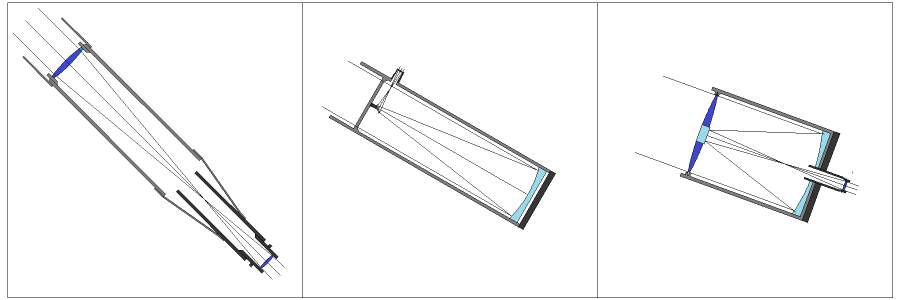
#> input picture teletype.png, 1800 x 600 px (shown at 1/2 size)
$ python Line_Drawing_Anti-Aliasing.py
#> lines starting #> are read from the running program, lines starting #| are printed output that depends on the picture
import numpy as np
import cv2
import os
import matplotlib.pyplot as plt
from scipy.ndimage import convolve

def plt_show(image):
    plt.imshow(image)
    plt.show()

def gaussian_kernel(size: int, sigma: float = 1.0):
    """Generate a Gaussian kernel."""
    kernel_1d = np.linspace(-(size // 2), size // 2, size)
    for i in range(size):
        kernel_1d[i] = np.exp(-(kernel_1d[i]**2) / (2 * sigma**2))
    kernel_1d /= np.sum(kernel_1d)

    kernel_2d = np.outer(kernel_1d, kernel_1d)
    kernel_2d /= np.sum(kernel_2d)

    return kernel_2d

def apply_antialiasing(image: np.ndarray, kernel_size: int = 5, sigma: float = 1.0):
    """Apply anti-aliasing to an image using Gaussian convolution."""
    # Generate the Gaussian kernel
    kernel = gaussian_kernel(kernel_size, sigma)

    # Apply the convolution
    if len(image.shape) == 2:  # Grayscale image
        result = convolve(image, kernel)
    else:  # Color image
        result = np.zeros_like(image)
        for i in range(3):  # Apply to each channel
            result[:, :, i] = convolve(image[:, :, i], kernel)

    return result

def check_and_prompt_overwrite(filename):

    def get_user_input(prompt, valid_responses, invalid_input_limit=3):
        attempts = 0
        while attempts < invalid_input_limit:
            response = input(prompt).lower().strip()
            if response in valid_responses:
                return response
            print("Invalid input. This is in handle user")
            attempts += 1
        print("Exceeded maximum invalid input limit. Operation aborted.")
        return 'ABORT'

    def handle_file_exists(filename):
        while True:
            response = get_user_input(f"{filename} already exists, do you want to overwrite it? (Y/N): ", ['yes', 'y', 'no', 'n'], 5)
            if response in ['yes', 'y']:
                print                       ('\nx---------------------WARNING---------------------x')
                sure_response = get_user_input("Are you really sure you want to OVERWRITE it? (Y/N): ", ['yes', 'y', 'no', 'n'], 3)
                if sure_response in ['yes', 'y']:
                    print("Proceeding with overwrite...")
                    return True, filename
                elif sure_response in ['no', 'n']:
                    print('Operation aborted.')
                    return False, filename
                elif sure_response == 'ABORT':
                    return False, filename
            elif response in ['no', 'n']:
                return handle_rename(filename)
            elif response == 'ABORT':
                return False, filename

    def handle_rename(filename):
        while True:
            rename_response = get_user_input('Would you like to rename it? (Y/N): ', ['yes', 'y', 'no', 'n'],3)
            if rename_response in ['yes', 'y']:
                return get_new_filename()
            elif rename_response in ['no', 'n']:
                print('Operation aborted.')
                return False, filename
            elif rename_response == 'ABORT':
                return False, filename

    def get_new_filename():
        while True:
            new_filename = input('Input the new name of the file: ').strip() + '.gif'
            if new_filename == 'ABORT.gif':
                print('Operation aborted.')
                return False, new_filename
            if not os.path.isfile(new_filename):
                print(f'Proceeding with creation of {new_filename}')
                return True, new_filename
            print(f'{new_filename} already exists. Please put another file name.')

    if os.path.isfile(filename):
        return handle_file_exists(filename)
    return True, filename

# Function to increase contrast and darken the dark areas
def adjust_contrast_and_darkness(image, alpha=1.5, beta=-30, gamma=1.2):
    """
    Adjusts the contrast and darkens dark parts of the image.
    :param image: Input image (numpy array)
    :param alpha: Contrast control (1.0 - 3.0)
    :param beta: Brightness control (-100 to 100)
    :param gamma: Darkens darker areas (use >1 to darken)
    :return: Image with adjusted contrast and darkened dark parts
    """
    # Increase contrast and adjust brightness
    adjusted = cv2.convertScaleAbs(image, alpha=alpha, beta=beta)

    # Apply gamma correction to darken the dark parts
    # Normalize image to [0, 1], apply gamma correction, and rescale back to [0, 255]
    gamma_corrected = np.power(adjusted / 255.0, gamma) * 255.0
    gamma_corrected = np.uint8(gamma_corrected)

    return gamma_corrected

# Function to adjust brightness based on the condition
def adjust_brightness(image, threshold=200):
    """
    Adjusts the brightness of the image. If the brightness of a pixel is higher than
    the threshold, it rounds it up to 255.
    :param image: Input image (numpy array)
    :param threshold: Brightness threshold for rounding to 255
    :return: Image with adjusted brightness
    """
    # Convert the image to grayscale to compute the brightness
    grayscale = cv2.cvtColor(image, cv2.COLOR_BGR2GRAY)

    # Find the pixels with brightness greater than the threshold and set them to 255
    adjusted = np.where(grayscale > threshold, 255, grayscale)

    # Convert back to BGR to keep the output in the same format as the input
    adjusted_bgr = cv2.merge([adjusted, adjusted, adjusted])

    return adjusted_bgr

input_path = 'teletype.png'
output_path = f'{input_path}_anti-aliased.png'

if __name__ == '__main__':
    input_image = cv2.imread(input_path)
#> input_image is the input picture: shape (600, 1800, 3); mean B, G, R 247.7, 247.4, 247.2
    if input_image is None:
        print("Error loading image!")
    else:
        # Checking for name duplication
        overwrite, output_path = check_and_prompt_overwrite(output_path)
#> the loop in handle_file_exists, `while True:` made 1 pass; the answer given on pass 1: y
        output_image = input_image
        if overwrite == True:
            plt_show(output_image)
            # Gaussian blurring pass
            output_image = apply_antialiasing(output_image, kernel_size=3, sigma=2)
            print('Gaussian blurring pass')
            plt_show(output_image)
            # Contrasting pass
            print('Contrasting pass')
            output_image = adjust_contrast_and_darkness(output_image, alpha=1.05, beta=-30, gamma=2)
#> in adjust_contrast_and_darkness, `adjusted = cv2.convertScaleAbs(image, alpha=alpha, beta=beta)`:
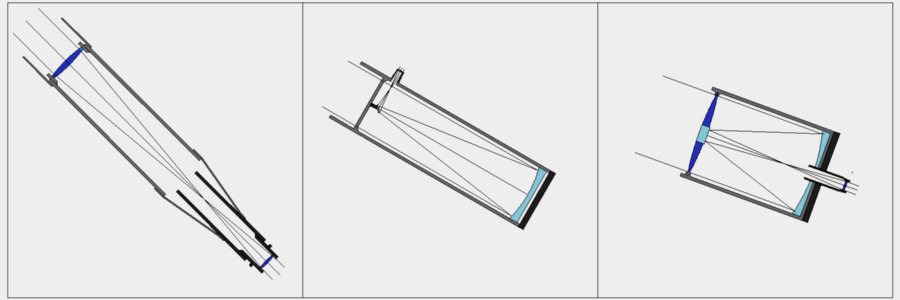
#> adjusted: shape (600, 1800, 3) (shown at 1/2 size); mean B, G, R 230.3, 230, 229.8
#> in adjust_contrast_and_darkness, `gamma_corrected = np.power(adjusted / 255.0, gamma) * 255.0`:
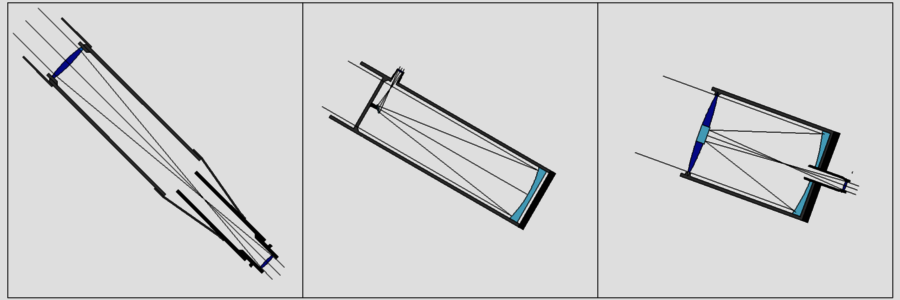
#> gamma_corrected: shape (600, 1800, 3) float64 (shown at 1/2 size); mean B, G, R 211.7, 211.4, 211.1
            plt_show(output_image)
            # Brightening pass
            print('Brightening pass')
            output_image = adjust_brightness(output_image, threshold=200)
#> in adjust_brightness, `adjusted = np.where(grayscale > threshold, 255, grayscale)`:
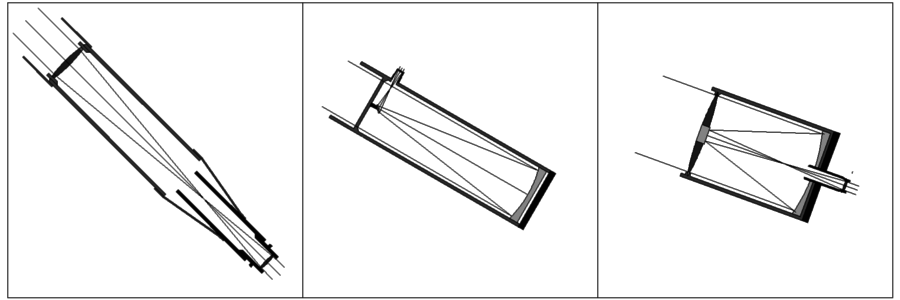
#> adjusted: shape (600, 1800) (shown at 1/2 size); min 0, max 255, mean 241.7
            plt_show(output_image)

            # Display the original and adjusted images
            print('Final Display')
            plt_show(input_image)
            plt_show(output_image)

            # Save the result
            print('Result saved!')
            cv2.imwrite(output_path, output_image)

$ run again, with anti-aliasing god un.png copied over teletype.png
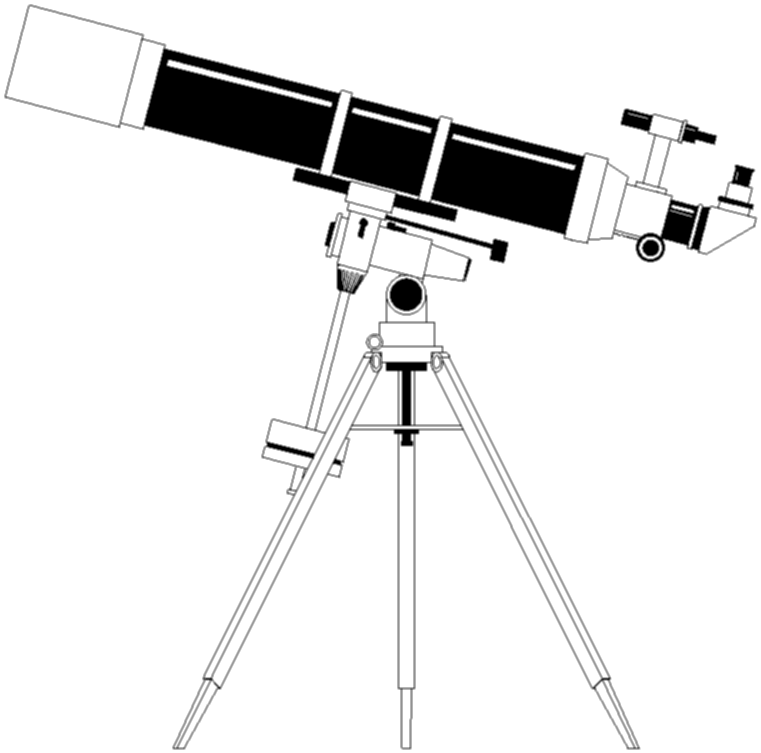
#> input picture anti-aliasing god un.png, 761 x 753 px
#> input_image is the input picture: shape (753, 761, 3); min 0, max 255, mean 234.6
#> the loop in handle_file_exists, `while True:` made 1 pass; the answer given on pass 1: y
#> in adjust_contrast_and_darkness, `gamma_corrected = np.power(adjusted / 255.0, gamma) * 255.0`:
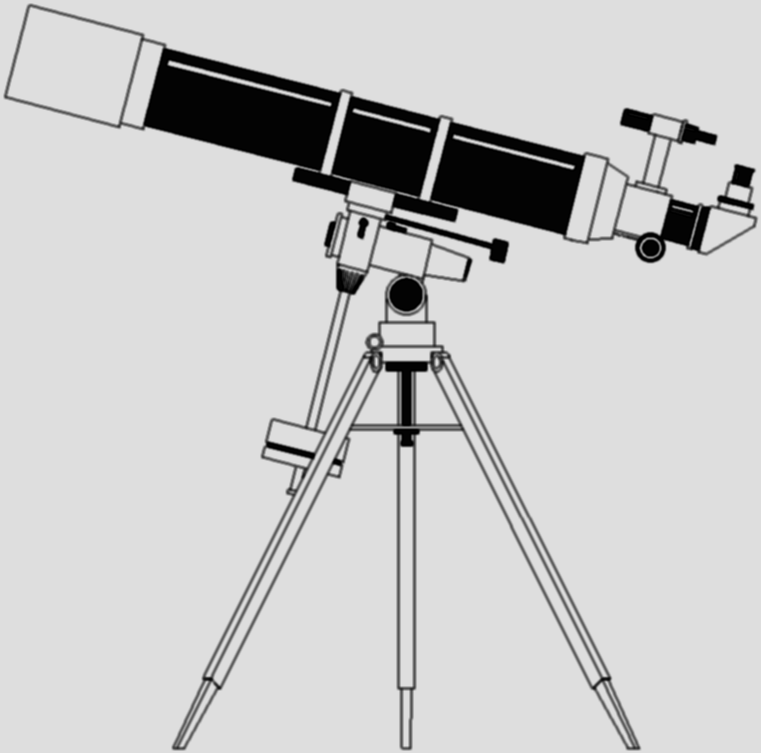
#> gamma_corrected: shape (753, 761, 3) float64; min 0, max 222.1, mean 200.9
#> in adjust_brightness, `adjusted = np.where(grayscale > threshold, 255, grayscale)`:
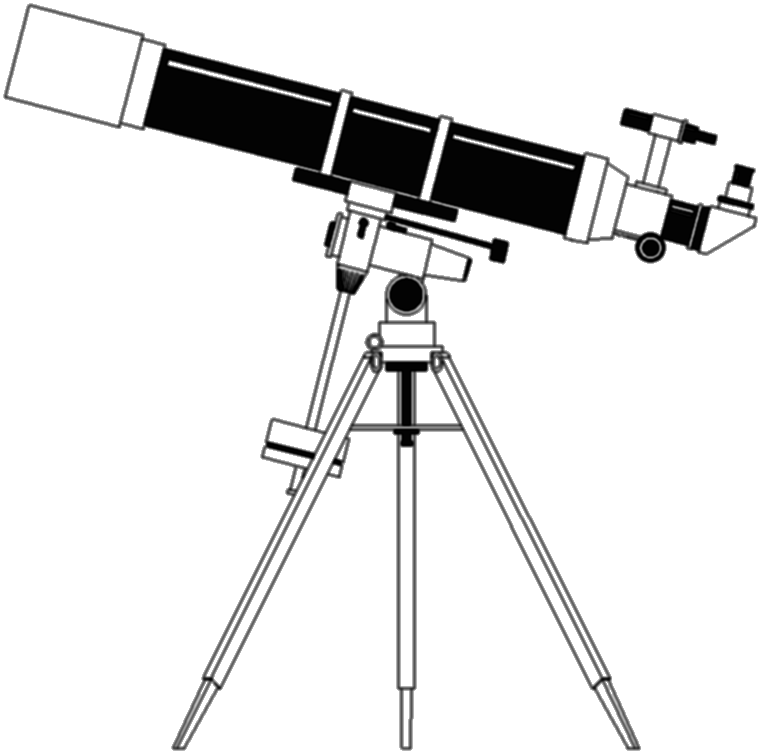
#> adjusted: shape (753, 761); min 0, max 255, mean 229.4
